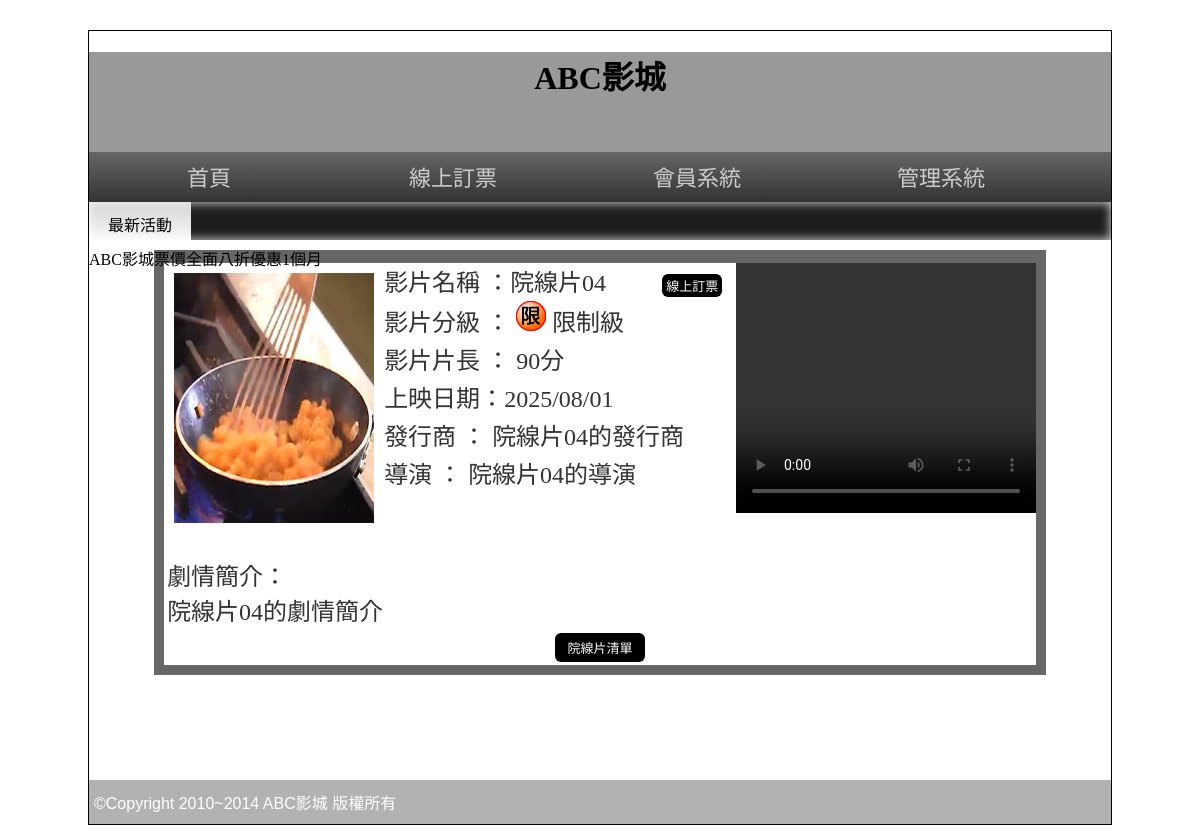
Page /?do=intro&id=4 on the committed database.
### tables this page shows
CREATE TABLE `movies` (
  `id` int(10) UNSIGNED NOT NULL,
  `name` text NOT NULL COMMENT '電影片名',
  `level` int(1) UNSIGNED NOT NULL COMMENT '分級',
  `length` int(10) UNSIGNED NOT NULL COMMENT '時長',
  `ondate` date NOT NULL COMMENT '上映日期',
  `publish` text NOT NULL COMMENT '發行商',
  `director` text NOT NULL COMMENT '導演',
  `trailer` text NOT NULL COMMENT '預告影片',
  `poster` text NOT NULL COMMENT '電影海報',
  `intro` text NOT NULL COMMENT '劇情簡介',
  `sh` int(1) NOT NULL COMMENT '顯示?',
  `rank` int(10) UNSIGNED NOT NULL COMMENT '排序'
);

### api/db.php (called while the page is built, shortened)
<?php
$levelStr=[
    1=>"普遍級",
    2=>"輔導級",
    3=>"保護級",
    4=>"限制級"
];
class DB{
    private $dsn="mysql:host=localhost;dbname=db07_03;charset=utf8";
    private $pdo;
    private $table;
    function __construct($table){
        $this->table=$table;
        $this->pdo=new PDO($this->dsn, 'root', '');
    }
    function find($id){
        $sql="select * from $this->table ";
        if(is_array($id)){
            $tmp=$this->arraytosql($id);
            $sql=$sql." where ".join(" AND " , $tmp);
        }else{
            $sql .= " WHERE `id`='$id'";
        }
        return $this->pdo->query($sql)->fetch(PDO::FETCH_ASSOC);
    }
}
$Movie=new DB('movies');
?>

### front/intro.php (the view)
<?php $movie=$Movie->find($_GET['id']);?>
  <div class="tab rb" style="width:87%;">
    <div style="background:#FFF; width:100%; color:#333; text-align:left">
      <video src="image/<?=$movie['trailer'];?>" width="300px" height="250px" controls="" style="float:right;"></video>
      <font style="font-size:24px">
        <img src="image/<?=$movie['poster'];?>" width="200px" height="250px" style="margin:10px; float:left">
      <p style="margin:3px">影片名稱 ：<?=$movie['name'];?>
        <input type="button" value="線上訂票" onclick="location.href='?do=order&id=<?=$movie['id'];?>'" style="margin-left:50px; padding:2px 4px" class="b2_btu">
      </p>
      <p style="margin:3px">影片分級 ： <img src="icon/03C0<?=$movie['level'];?>.png" style="display:inline-block;">
      <?=$levelStr[$movie['level']];?></p>
      <p style="margin:3px">影片片長 ： <?=$movie['length'];?>分</p>
      <p style="margin:3px">上映日期：<?=str_replace("-","/",$movie['ondate']);?></p>
      <p style="margin:3px">發行商 ： <?=$movie['publish'];?></p>
      <p style="margin:3px">導演 ： <?=$movie['director'];?></p>
      <br>
      <br>
      <p style="margin:10px 3px 3px 3px; word-break:break-all"> 劇情簡介：<br>
        <?=$movie['intro'];?>
      </p>
      </font>
      <table width="100%" border="0">
        <tbody>
          <tr>
            <td align="center"><input type="button" value="院線片清單" onclick="location.href='index.php'"></td>
          </tr>
        </tbody>
      </table>
    </div>
  </div>

### css/css.css (style rules this page uses)
body { background:url(../icon/b.png); font-family:微軟正黑體; }
input[type='button'],input[type='submit'],input[type='reset'],button,.button { min-width:30px; min-height:20px; background:#000; padding: 5px 12px; margin: 0 5px; color:#fff; border:none; cursor:pointer; font-size:13px; text-decoration:none; border-radius: 6px; }
.rb { background:rgba(39,39,39,0.7); color:rgba(255,255,255,0.9); }
.tab { width:80%; display:block; margin-left:auto; margin-right:auto; min-height:100px; padding:10px; }

### rows in the picture
movies: poster (picture), name "院線片04", level "限制級", length "90", ondate "2025/08/01", publish "院線片04的發行商", director "院線片04的導演", intro "院線片04的劇情簡介"
